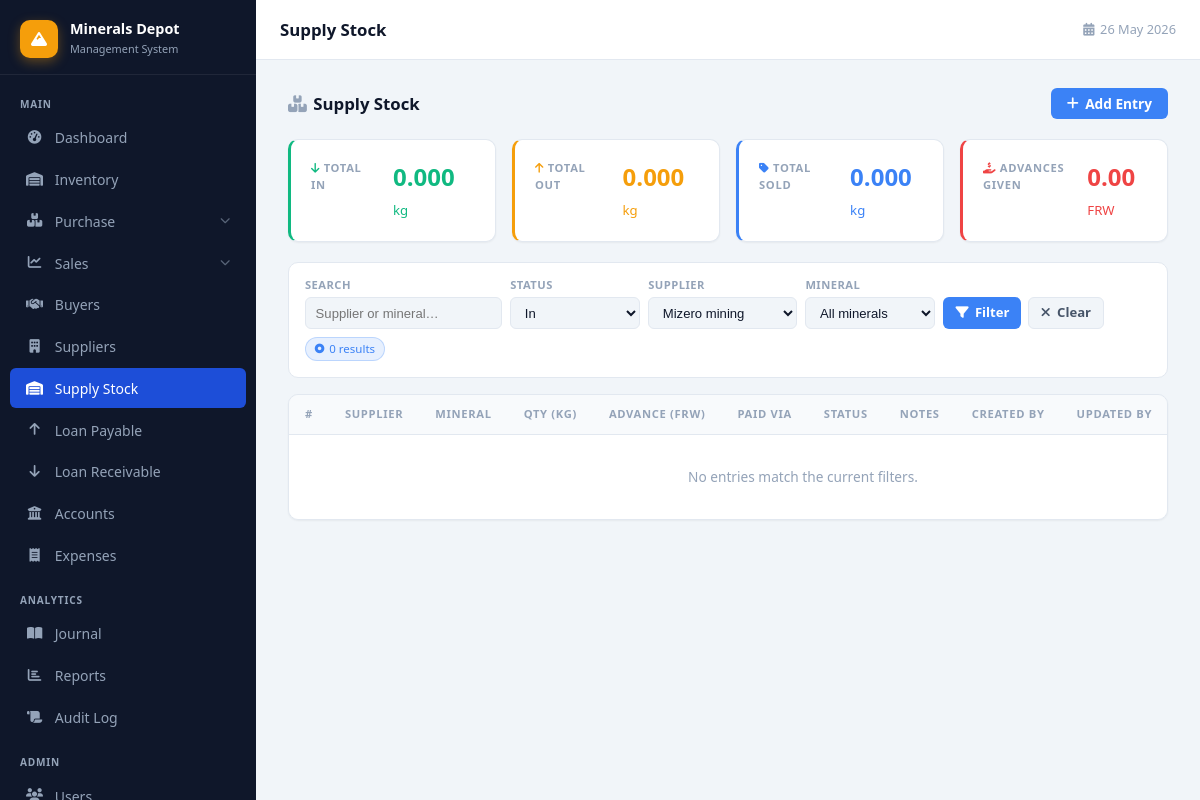
Before: /supply-stock.php?supplier_id=5 (signed in) with the older database file.
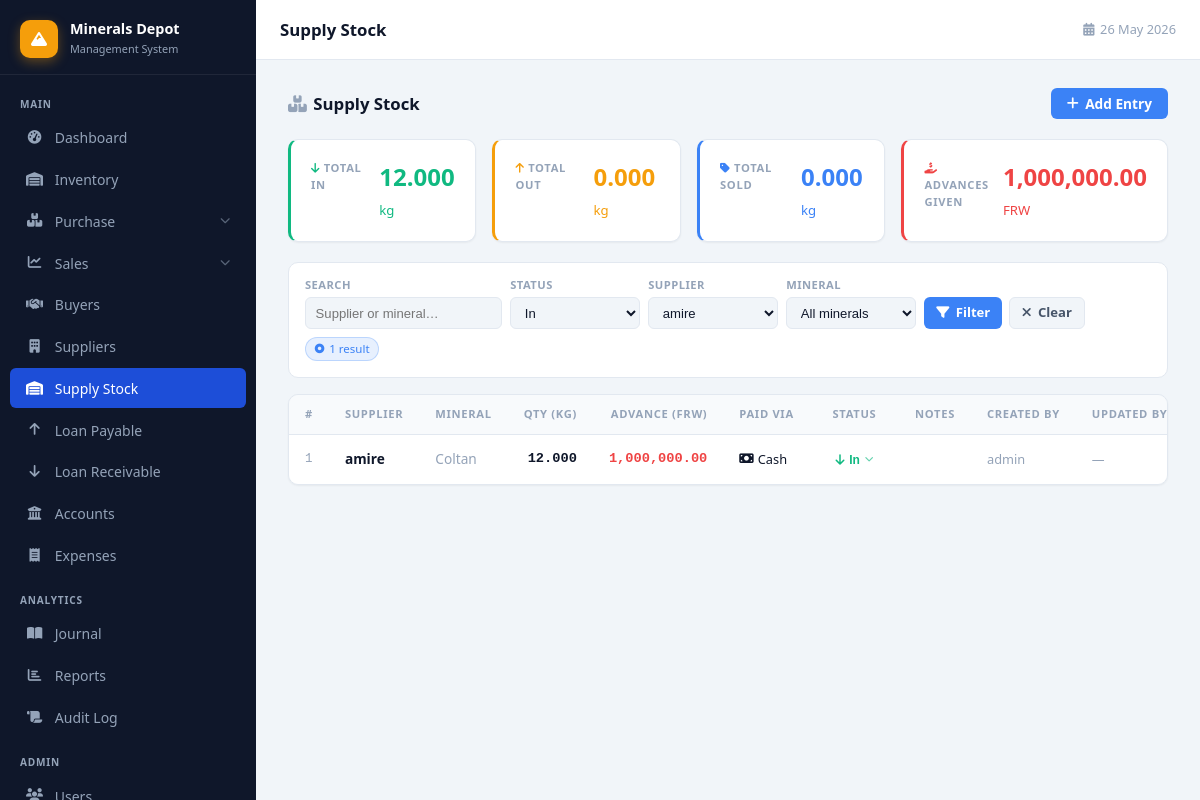
After: the same page with the newer database file.
### tables this page shows
CREATE TABLE `supply_stock` (
  `id` int(11) NOT NULL,
  `supplier_id` int(11) NOT NULL,
  `mineral_id` int(11) NOT NULL,
  `qty` decimal(10,3) NOT NULL DEFAULT 0.000,
  `advance_amount` decimal(15,2) NOT NULL DEFAULT 0.00,
  `status` enum('in','out','sold') NOT NULL DEFAULT 'in',
  `notes` text DEFAULT NULL,
  `created_by` int(11) NOT NULL,
  `updated_by` int(11) DEFAULT NULL,
  `created_at` timestamp NOT NULL DEFAULT current_timestamp(),
  `updated_at` timestamp NOT NULL DEFAULT current_timestamp() ON UPDATE current_timestamp()
);

CREATE TABLE `suppliers` (
  `id` int(11) NOT NULL,
  `supplier_code` varchar(50) NOT NULL,
  `name` varchar(100) NOT NULL,
  `contact_person` varchar(100) DEFAULT NULL,
  `phone` varchar(20) DEFAULT NULL,
  `email` varchar(100) DEFAULT NULL,
  `license_number` varchar(100) DEFAULT NULL,
  `address` text DEFAULT NULL,
  `created_at` timestamp NOT NULL DEFAULT current_timestamp()
);

CREATE TABLE `mineral_types` (
  `id` int(11) NOT NULL,
  `name` varchar(50) NOT NULL,
  `unit` varchar(20) DEFAULT 'kg',
  `description` text DEFAULT NULL
);

CREATE TABLE `users` (
  `id` int(11) NOT NULL,
  `username` varchar(50) NOT NULL,
  `password` varchar(255) NOT NULL,
  `full_name` varchar(100) NOT NULL,
  `email` varchar(100) DEFAULT NULL,
  `role` enum('admin','manager','storekeeper') DEFAULT 'storekeeper',
  `created_at` timestamp NOT NULL DEFAULT current_timestamp()
);

### supply-stock.php (the view, shortened to what the changed rows need)
<?php
require_once 'config/database.php';
$filters = [
    'search'      => trim($_GET['search']      ?? ''),
    'status'      => $_GET['status']           ?? 'in',
    'supplier_id' => (int)($_GET['supplier_id'] ?? 0),
    'mineral_id'  => (int)($_GET['mineral_id']  ?? 0),
];
$where = []; $params = [];
if($filters['status'])      { $where[] = 'ss.status = ?';      $params[] = $filters['status']; }
if($filters['supplier_id']) { $where[] = 'ss.supplier_id = ?'; $params[] = $filters['supplier_id']; }
$where_sql = $where ? 'WHERE '.implode(' AND ',$where) : '';
$stmt = $pdo->prepare("
    SELECT ss.*, s.name AS supplier_name, mt.name AS mineral_name,
           u.username AS created_by_name, uu.username AS updated_by_name
    FROM supply_stock ss
    JOIN suppliers s   ON s.id  = ss.supplier_id
    JOIN mineral_types mt ON mt.id = ss.mineral_id
    JOIN users u       ON u.id  = ss.created_by
    LEFT JOIN users uu ON uu.id = ss.updated_by
    $where_sql
    ORDER BY ss.created_at DESC
");
$stmt->execute($params);
$stocks = $stmt->fetchAll(PDO::FETCH_ASSOC);
$payments_by_ss = [];
if($stocks){
    $ids = implode(',', array_map('intval', array_column($stocks,'id')));
    $prows = $pdo->query("
        SELECT ssp.supply_stock_id, ssp.payment_method, ssp.account_id, ssp.amount,
               ca.account_name
        FROM supply_stock_payments ssp
        LEFT JOIN company_accounts ca ON ca.id = ssp.account_id
        WHERE ssp.supply_stock_id IN ($ids)
        ORDER BY ssp.id
    ")->fetchAll(PDO::FETCH_ASSOC);
    foreach($prows as $pr) $payments_by_ss[$pr['supply_stock_id']][] = $pr;
}
$totals = ['in'=>0,'out'=>0,'sold'=>0,'advance'=>0];
foreach($stocks as $r){
    $totals[$r['status']] += (float)$r['qty'];
    $totals['advance']    += (float)$r['advance_amount'];
}
$suppliers        = $pdo->query("SELECT id, name FROM suppliers ORDER BY name")->fetchAll(PDO::FETCH_ASSOC);
$has_filters = (bool)array_filter($filters);
include 'includes/header.php';
?>
<div class="page-header">
    <h2><i class="fas fa-boxes-stacked" style="margin-right:.4rem;color:var(--text-muted)"></i>Supply Stock</h2>
</div>
<div style="display:grid;grid-template-columns:repeat(4,1fr);gap:1rem;margin-bottom:1.25rem">
    <div class="stat-card" style="border-left:3px solid var(--success)">
        <div class="stat-label"><i class="fas fa-arrow-down" style="color:var(--success)"></i> Total In</div>
        <div class="stat-value" style="color:var(--success)" id="card-in"><?= number_format($totals['in'],3) ?> <small style="font-size:.55em;font-weight:400">kg</small></div>
    </div>
    <div class="stat-card" style="border-left:3px solid var(--danger)">
        <div class="stat-label"><i class="fas fa-hand-holding-dollar" style="color:var(--danger)"></i> Advances Given</div>
        <div class="stat-value" style="color:var(--danger)" id="card-advance"><?= number_format($totals['advance'],2) ?> <small style="font-size:.55em;font-weight:400">FRW</small></div>
    </div>
</div>
<form method="GET" action="supply-stock.php" class="filter-bar">
    <div class="filter-group">
        <label>Search</label>
        <input type="search" name="search" placeholder="Supplier or mineral…" value="<?= htmlspecialchars($filters['search']) ?>">
    </div>
    <div class="filter-group">
        <label>Status</label>
        <select name="status">
        </select>
    </div>
    <div class="filter-group">
        <label>Supplier</label>
        <select name="supplier_id">
            <?php foreach($suppliers as $sup): ?>
            <option value="<?= $sup['id'] ?>" <?= $filters['supplier_id']==$sup['id']?'selected':'' ?>><?= htmlspecialchars($sup['name']) ?></option>
            <?php endforeach; ?>
        </select>
    </div>
    <div class="filter-group">
        <label>Mineral</label>
        <select name="mineral_id">
        </select>
    </div>
    <div class="filter-actions">
        <button type="submit" class="btn btn-primary" style="height:2rem;padding:0 .75rem;font-size:.82rem"><i class="fas fa-filter"></i> Filter</button>
        <?php if($has_filters): ?>
        <a href="supply-stock.php" class="btn btn-secondary" style="height:2rem;padding:0 .75rem;font-size:.82rem"><i class="fas fa-xmark"></i> Clear</a>
        <?php endif; ?>
    </div>
    <?php if($has_filters): ?>
    <span class="filter-active-badge"><i class="fas fa-circle-dot" style="font-size:.6rem"></i> <?= count($stocks) ?> result<?= count($stocks)!==1?'s':'' ?></span>
    <?php endif; ?>
</form>
<div class="table-wrap">
    <table>
        <thead>
            <tr>
                <th>#</th>
                <th>Supplier</th>
                <th>Mineral</th>
                <th style="text-align:right">Qty (kg)</th>
                <th style="text-align:right">Advance (FRW)</th>
                <th>Paid Via</th>
                <th style="text-align:center">Status</th>
                <th>Notes</th>
                <th>Created By</th>
                <th>Updated By</th>
            </tr>
        </thead>
        <tbody id="ss-tbody">
        <?php
        $statusCfg   = [
            'in'   => ['label'=>'In',   'color'=>'var(--success)', 'icon'=>'arrow-down'],
            'out'  => ['label'=>'Out',  'color'=>'var(--warning)', 'icon'=>'arrow-up'],
            'sold' => ['label'=>'Sold', 'color'=>'var(--primary)', 'icon'=>'tag'],
        ];
        $methodIcon  = ['cash'=>'money-bill','bank'=>'building-columns','momo'=>'mobile-screen-button'];
        $methodLabel = ['cash'=>'Cash','bank'=>'Bank','momo'=>'MoMo'];
        $i = 0;
        foreach($stocks as $r):
            $sc   = $statusCfg[$r['status']] ?? ['label'=>$r['status'],'color'=>'#888','icon'=>'circle'];
            $adv  = (float)$r['advance_amount'];
            $pmts = $payments_by_ss[$r['id']] ?? [];
        ?>
        <tr id="ss-row-<?= $r['id'] ?>"
            data-supplier="<?= $r['supplier_id'] ?>"
            data-mineral="<?= $r['mineral_id'] ?>"
            data-qty="<?= $r['qty'] ?>"
            data-advance="<?= $adv ?>"
            data-status="<?= $r['status'] ?>"
            data-notes="<?= htmlspecialchars($r['notes'] ?? '', ENT_QUOTES) ?>"
            data-payments="<?= htmlspecialchars(json_encode($pmts), ENT_QUOTES) ?>">
            <td class="font-mono text-muted" style="font-size:.78rem"><?= ++$i ?></td>
            <td class="fw-600"><?= htmlspecialchars($r['supplier_name']) ?></td>
            <td class="text-muted"><?= htmlspecialchars($r['mineral_name']) ?></td>
            <td style="text-align:right;font-family:monospace;font-weight:700"><?= number_format((float)$r['qty'],3) ?></td>
            <td style="text-align:right;font-family:monospace;font-weight:600;color:<?= $adv>0?'var(--danger)':'var(--text-muted)' ?>">
                <?= $adv > 0 ? number_format($adv,2) : '—' ?>
            </td>
            <td style="font-size:.8rem">
                <?php if($pmts): ?>
                    <?php foreach(array_unique(array_column($pmts,'payment_method')) as $m): ?>
                    <span style="display:inline-flex;align-items:center;gap:.25rem;margin-right:.3rem">
                        <i class="fas fa-<?= $methodIcon[$m] ?? 'circle' ?>"></i><?= $methodLabel[$m] ?? $m ?>
                    </span>
                    <?php endforeach; ?>
                <?php else: ?>
                    <span class="text-muted">—</span>
                <?php endif; ?>
            </td>
            <td style="text-align:center">
                <button class="status-btn" onclick="toggleStatusMenu(<?= $r['id'] ?>,event)"
                        style="display:inline-flex;align-items:center;gap:.3rem;padding:.2rem .6rem;border-radius:999px;font-size:.75rem;font-weight:600;background:<?= $sc['color'] ?>22;color:<?= $sc['color'] ?>;border:1px solid <?= $sc['color'] ?>44;cursor:pointer;white-space:nowrap">
                    <i class="fas fa-<?= $sc['icon'] ?>"></i> <?= $sc['label'] ?> <i class="fas fa-chevron-down" style="font-size:.55rem;opacity:.65"></i>
                </button>
            </td>
            <td class="text-muted" style="font-size:.82rem;max-width:150px;white-space:nowrap;overflow:hidden;text-overflow:ellipsis" title="<?= htmlspecialchars($r['notes'] ?? '') ?>">
            </td>
            <td class="text-muted" style="font-size:.8rem"><?= htmlspecialchars($r['created_by_name']) ?></td>
            <td class="text-muted" style="font-size:.8rem"><?= htmlspecialchars($r['updated_by_name'] ?? '—') ?></td>
        </tr>
        <?php endforeach; ?>
        <?php if(!$stocks): ?>
        <tr id="empty-row"><td colspan="12" style="text-align:center;padding:2rem;color:var(--text-muted)">
            <?= $has_filters ? 'No entries match the current filters.' : 'No supply stock entries yet. Add the first one above.' ?>
        </td></tr>
        <?php endif; ?>
        </tbody>
    </table>
</div>
<?php include 'includes/footer.php'; ?>

Changed rows visible on the page:
added supply_stock: supplier.name "amire", mineral.name "Coltan", qty "12.000", advance_amount "1,000,000.00", id "Cash", status "In", created_by.username "admin", updated_by_name "—"
Other visible differences:
$totals['in']: "0.000" → "12.000"
$totals['advance']: "0.00" → "1,000,000.00"
form field supplier_id: "Mizero mining" → "amire"
count($stocks): "0" → "1"
text no longer shown: "s No entries match the current filters."
